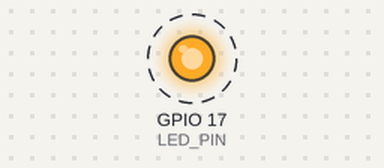
Simulated run of this program. Board: Raspberry Pi (BCM pin numbers). Shown: output pins drawn as LEDs (lit = HIGH). Dashed ring = blinking. What the program prints to the terminal is not drawn.

Above: at 0.5 s.
Timing chart, 0 to 4.6 s (numbered marks = the images above):
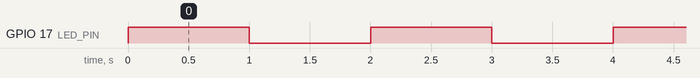

Measured:
- by itself, GPIO 17 (LED_PIN): alternates HIGH for 1.0 s and LOW for 1.0 s

The program:

blink_BCM.py
```python
import RPi.GPIO as GPIO
import time

# Set up GPIO mode
# Use GPIO.BCM to refer to pins by their Broadcom SOC channel number
GPIO.setmode(GPIO.BCM)
GPIO.setwarnings(False)  # Opcional: silenciar advertencias

# Set up GPIO pin 17 as an output pin
LED_PIN = 17 # Pin físico 11 (GPIO 17)
GPIO.setup(LED_PIN, GPIO.OUT, initial=GPIO.LOW)

print("Blinking LED on BCM pin 17")
# Blink the LED indefinitely
try:
    while True:
        print("Turning on LED on BCM pin 17")
        GPIO.output(LED_PIN, True) # Turn the LED on
        time.sleep(1)
        print("Turning off LED on BCM pin 17")
        GPIO.output(LED_PIN, False) # Turn the LED off
        time.sleep(1)
except KeyboardInterrupt:
    print(" Exiting program...")
finally:
    GPIO.cleanup() # Clean up GPIO settings
```
